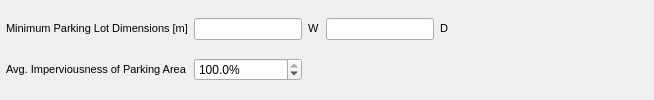
                   <widget class="QWidget" name="widget_16" native="true">
                    <property name="minimumSize">
                     <size>
                      <width>0</width>
                      <height>10</height>
                     </size>
                    </property>
                    <layout class="QGridLayout" name="gridLayout_16">
                     <property name="leftMargin">
                      <number>6</number>
                     </property>
                     <property name="topMargin">
                      <number>6</number>
                     </property>
                     <property name="rightMargin">
                      <number>6</number>
                     </property>
                     <property name="bottomMargin">
                      <number>6</number>
                     </property>
                     <item row="0" column="1">
                      <widget class="QLineEdit" name="carpark_dimW_box"/>
                     </item>
                     <item row="0" column="0">
                      <widget class="QLabel" name="carpark_dim_lbl">
                       <property name="text">
                        <string>&lt;!DOCTYPE HTML PUBLIC &quot;-//W3C//DTD HTML 4.0//EN&quot; &quot;http://www.w3.org/TR/REC-html40/strict.dtd&quot;&gt;
&lt;html&gt;&lt;head&gt;&lt;meta name=&quot;qrichtext&quot; content=&quot;1&quot; /&gt;&lt;style type=&quot;text/css&quot;&gt;
p, li { white-space: pre-wrap; }
&lt;/style&gt;&lt;/head&gt;&lt;body style=&quot; font-family:'MS Shell Dlg 2'; font-size:8.25pt; font-weight:400; font-style:normal;&quot;&gt;
&lt;p style=&quot; margin-top:0px; margin-bottom:0px; margin-left:0px; margin-right:0px; -qt-block-indent:0; text-indent:0px;&quot;&gt;&lt;span style=&quot; font-size:8pt;&quot;&gt;Minimum Parking Lot Dimensions [m]&lt;/span&gt;&lt;/p&gt;&lt;/body&gt;&lt;/html&gt;</string>
                       </property>
                      </widget>
                     </item>
                     <item row="1" column="0">
                      <widget class="QLabel" name="carpark_imp_lbl">
                       <property name="text">
                        <string>&lt;!DOCTYPE HTML PUBLIC &quot;-//W3C//DTD HTML 4.0//EN&quot; &quot;http://www.w3.org/TR/REC-html40/strict.dtd&quot;&gt;
&lt;html&gt;&lt;head&gt;&lt;meta name=&quot;qrichtext&quot; content=&quot;1&quot; /&gt;&lt;style type=&quot;text/css&quot;&gt;
p, li { white-space: pre-wrap; }
&lt;/style&gt;&lt;/head&gt;&lt;body style=&quot; font-family:'MS Shell Dlg 2'; font-size:8.25pt; font-weight:400; font-style:normal;&quot;&gt;
&lt;p style=&quot; margin-top:0px; margin-bottom:0px; margin-left:0px; margin-right:0px; -qt-block-indent:0; text-indent:0px;&quot;&gt;&lt;span style=&quot; font-size:8pt;&quot;&gt;Avg. Imperviousness of Parking Area&lt;/span&gt;&lt;/p&gt;&lt;/body&gt;&lt;/html&gt;</string>
                       </property>
                      </widget>
                     </item>
                     <item row="1" column="1">
                      <widget class="QDoubleSpinBox" name="carpark_imp_spin">
                       <property name="suffix">
                        <string>%</string>
                       </property>
                       <property name="decimals">
                        <number>1</number>
                       </property>
                       <property name="value">
                        <double>100.000000000000000</double>
                       </property>
                      </widget>
                     </item>
                     <item row="0" column="2">
                      <widget class="QLabel" name="carpark_dimW_lbl">
                       <property name="text">
                        <string>&lt;!DOCTYPE HTML PUBLIC &quot;-//W3C//DTD HTML 4.0//EN&quot; &quot;http://www.w3.org/TR/REC-html40/strict.dtd&quot;&gt;
&lt;html&gt;&lt;head&gt;&lt;meta name=&quot;qrichtext&quot; content=&quot;1&quot; /&gt;&lt;style type=&quot;text/css&quot;&gt;
p, li { white-space: pre-wrap; }
&lt;/style&gt;&lt;/head&gt;&lt;body style=&quot; font-family:'MS Shell Dlg 2'; font-size:8.25pt; font-weight:400; font-style:normal;&quot;&gt;
&lt;p style=&quot; margin-top:0px; margin-bottom:0px; margin-left:0px; margin-right:0px; -qt-block-indent:0; text-indent:0px;&quot;&gt;&lt;span style=&quot; font-size:8pt;&quot;&gt;W&lt;/span&gt;&lt;/p&gt;&lt;/body&gt;&lt;/html&gt;</string>
                       </property>
                      </widget>
                     </item>
                     <item row="0" column="5">
                      <spacer name="horizontalSpacer_27">
                       <property name="orientation">
                        <enum>Qt::Horizontal</enum>
                       </property>
                       <property name="sizeHint" stdset="0">
                        <size>
                         <width>200</width>
                         <height>20</height>
                        </size>
                       </property>
                      </spacer>
                     </item>
                     <item row="0" column="3">
                      <widget class="QLineEdit" name="carpark_dimD_box"/>
                     </item>
                     <item row="0" column="4">
                      <widget class="QLabel" name="carpark_dimD_lbl">
                       <property name="text">
                        <string>&lt;!DOCTYPE HTML PUBLIC &quot;-//W3C//DTD HTML 4.0//EN&quot; &quot;http://www.w3.org/TR/REC-html40/strict.dtd&quot;&gt;
&lt;html&gt;&lt;head&gt;&lt;meta name=&quot;qrichtext&quot; content=&quot;1&quot; /&gt;&lt;style type=&quot;text/css&quot;&gt;
p, li { white-space: pre-wrap; }
&lt;/style&gt;&lt;/head&gt;&lt;body style=&quot; font-family:'MS Shell Dlg 2'; font-size:8.25pt; font-weight:400; font-style:normal;&quot;&gt;
&lt;p style=&quot; margin-top:0px; margin-bottom:0px; margin-left:0px; margin-right:0px; -qt-block-indent:0; text-indent:0px;&quot;&gt;&lt;span style=&quot; font-size:8pt;&quot;&gt;D&lt;/span&gt;&lt;/p&gt;&lt;/body&gt;&lt;/html&gt;</string>
                       </property>
                      </widget>
                     </item>
                    </layout>
                   </widget>
